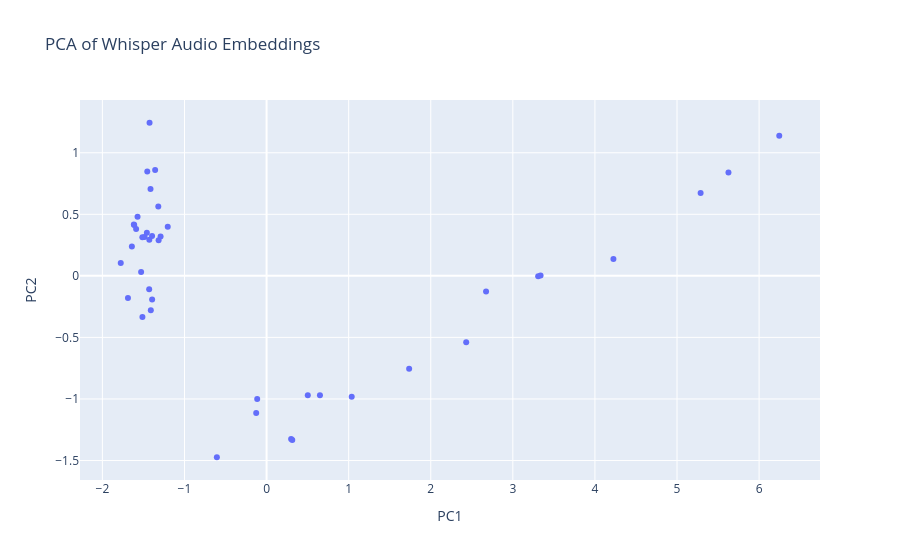

The code cell stored with this chart in its notebook:
### Code cell
embeddings_array = np.array(audio_embeddings)

pca = PCA(n_components=2)
reduced_embeddings = pca.fit_transform(embeddings_array)

df_pca_embeddings = pd.DataFrame(reduced_embeddings, columns=['PC1', 'PC2'])

fig = px.scatter(df_pca_embeddings, x='PC1', y='PC2',
                 title='PCA of audio Embeddings')
fig.show()

### Figure 1 — Plotly figure (JSON) as saved in the notebook; plotly's stock layout.template omitted (floating-point values rounded to 4 significant figures)
{"data": [{"hovertemplate": "PC1=%{x}<br>PC2=%{y}<extra></extra>", "legendgroup": "", "marker": {"color": "#636efa", "symbol": "circle"}, "mode": "markers", "name": "", "orientation": "v", "showlegend": false, "x": [-1.512, -1.204, -1.394, -1.689, -1.453, -1.776, -1.458, 6.245, 1.037, -0.6054, 1.737, -1.572, -1.486, -1.528, 4.225, 3.309, -1.41, -1.319, 0.2992, -1.315, -0.1263, 2.432, -1.291, -1.641, 0.3131, -1.428, 2.674, -1.395, -0.114, 5.627, 5.287, -1.513, 0.5022, -1.612, 3.338, 0.6503, -1.617, -1.43, -1.414, -1.589, -1.425, -1.357], "xaxis": "x", "y": [-0.3344, 0.3992, -0.1926, -0.1789, 0.8483, 0.1048, 0.3503, 1.137, -0.9821, -1.474, -0.754, 0.4811, 0.3151, 0.03135, 0.1375, -0.003813, -0.2791, 0.5629, -1.326, 0.2898, -1.115, -0.5392, 0.3202, 0.2392, -1.334, 0.2927, -0.1265, 0.3229, -1.0, 0.8404, 0.6741, 0.3144, -0.969, 0.4136, 0.003591, -0.9693, 0.4179, -0.109, 0.7054, 0.38, 1.244, 0.8604], "yaxis": "y", "type": "scatter"}], "layout": {"xaxis": {"anchor": "y", "domain": [0.0, 1.0], "title": {"text": "PC1"}}, "yaxis": {"anchor": "x", "domain": [0.0, 1.0], "title": {"text": "PC2"}}, "legend": {"tracegroupgap": 0}, "title": {"text": "PCA of Whisper Audio Embeddings"}}}
